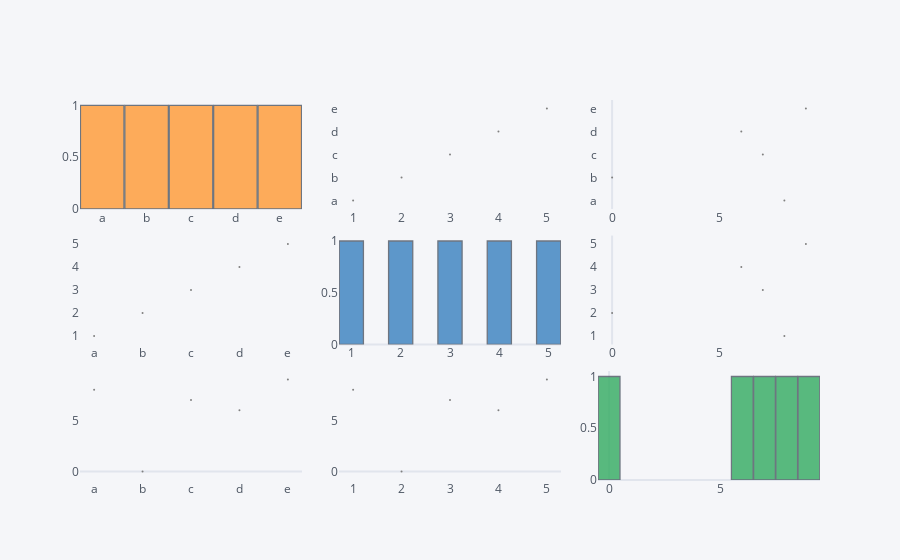

The cell this chart's notebook holds for it:
### Code cell
df1.scatter_matrix()

### Figure 1 — Plotly figure (JSON) as saved in the notebook; plotly's stock layout.template omitted (floating-point values rounded to 4 significant figures)
{"data": [{"histfunc": "count", "histnorm": "", "marker": {"color": "rgba(255, 153, 51, 1.0)", "line": {"color": "#4D5663", "width": 1.3}}, "name": "x", "nbinsx": 10, "opacity": 0.8, "orientation": "v", "type": "histogram", "x": ["a", "b", "c", "d", "e"], "xaxis": "x", "yaxis": "y"}, {"line": {"color": "rgba(128, 128, 128, 1.0)", "dash": "solid", "shape": "linear", "width": 1.3}, "marker": {"size": 2, "symbol": "circle"}, "mode": "markers", "name": "x", "text": "", "type": "scatter", "x": [1, 2, 3, 4, 5], "xaxis": "x2", "y": ["a", "b", "c", "d", "e"], "yaxis": "y2"}, {"line": {"color": "rgba(128, 128, 128, 1.0)", "dash": "solid", "shape": "linear", "width": 1.3}, "marker": {"size": 2, "symbol": "circle"}, "mode": "markers", "name": "x", "text": "", "type": "scatter", "x": [8, 0, 7, 6, 9], "xaxis": "x3", "y": ["a", "b", "c", "d", "e"], "yaxis": "y3"}, {"line": {"color": "rgba(128, 128, 128, 1.0)", "dash": "solid", "shape": "linear", "width": 1.3}, "marker": {"size": 2, "symbol": "circle"}, "mode": "markers", "name": "y", "text": "", "type": "scatter", "x": ["a", "b", "c", "d", "e"], "xaxis": "x4", "y": [1, 2, 3, 4, 5], "yaxis": "y4"}, {"histfunc": "count", "histnorm": "", "marker": {"color": "rgba(55, 128, 191, 1.0)", "line": {"color": "#4D5663", "width": 1.3}}, "name": "y", "nbinsx": 10, "opacity": 0.8, "orientation": "v", "type": "histogram", "x": [1, 2, 3, 4, 5], "xaxis": "x5", "yaxis": "y5"}, {"line": {"color": "rgba(128, 128, 128, 1.0)", "dash": "solid", "shape": "linear", "width": 1.3}, "marker": {"size": 2, "symbol": "circle"}, "mode": "markers", "name": "y", "text": "", "type": "scatter", "x": [8, 0, 7, 6, 9], "xaxis": "x6", "y": [1, 2, 3, 4, 5], "yaxis": "y6"}, {"line": {"color": "rgba(128, 128, 128, 1.0)", "dash": "solid", "shape": "linear", "width": 1.3}, "marker": {"size": 2, "symbol": "circle"}, "mode": "markers", "name": "z", "text": "", "type": "scatter", "x": ["a", "b", "c", "d", "e"], "xaxis": "x7", "y": [8, 0, 7, 6, 9], "yaxis": "y7"}, {"line": {"color": "rgba(128, 128, 128, 1.0)", "dash": "solid", "shape": "linear", "width": 1.3}, "marker": {"size": 2, "symbol": "circle"}, "mode": "markers", "name": "z", "text": "", "type": "scatter", "x": [1, 2, 3, 4, 5], "xaxis": "x8", "y": [8, 0, 7, 6, 9], "yaxis": "y8"}, {"histfunc": "count", "histnorm": "", "marker": {"color": "rgba(50, 171, 96, 1.0)", "line": {"color": "#4D5663", "width": 1.3}}, "name": "z", "nbinsx": 10, "opacity": 0.8, "orientation": "v", "type": "histogram", "x": [8, 0, 7, 6, 9], "xaxis": "x9", "yaxis": "y9"}], "layout": {"autosize": true, "bargap": 0.02, "legend": {"bgcolor": "#F5F6F9", "font": {"color": "#4D5663"}}, "paper_bgcolor": "#F5F6F9", "plot_bgcolor": "#F5F6F9", "showlegend": false, "title": {"font": {"color": "#4D5663"}}, "xaxis": {"anchor": "y", "autorange": true, "domain": [0, 0.3], "gridcolor": "#E1E5ED", "range": [-0.5, 4.5], "showgrid": false, "tickfont": {"color": "#4D5663"}, "title": {"font": {"color": "#4D5663"}, "text": ""}, "type": "category", "zerolinecolor": "#E1E5ED"}, "xaxis2": {"anchor": "y2", "autorange": true, "domain": [0.35, 0.65], "gridcolor": "#E1E5ED", "range": [0.7244, 5.276], "showgrid": false, "tickfont": {"color": "#4D5663"}, "title": {"font": {"color": "#4D5663"}, "text": ""}, "type": "linear", "zerolinecolor": "#E1E5ED"}, "xaxis3": {"anchor": "y3", "autorange": true, "domain": [0.7, 1], "gridcolor": "#E1E5ED", "range": [-0.62, 9.62], "showgrid": false, "tickfont": {"color": "#4D5663"}, "title": {"font": {"color": "#4D5663"}, "text": ""}, "type": "linear", "zerolinecolor": "#E1E5ED"}, "xaxis4": {"anchor": "y4", "autorange": true, "domain": [0, 0.3], "gridcolor": "#E1E5ED", "range": [-0.2756, 4.276], "showgrid": false, "tickfont": {"color": "#4D5663"}, "title": {"font": {"color": "#4D5663"}, "text": ""}, "type": "category", "zerolinecolor": "#E1E5ED"}, "xaxis5": {"anchor": "y5", "autorange": true, "domain": [0.35, 0.65], "gridcolor": "#E1E5ED", "range": [0.75, 5.25], "showgrid": false, "tickfont": {"color": "#4D5663"}, "title": {"font": {"color": "#4D5663"}, "text": ""}, "type": "linear", "zerolinecolor": "#E1E5ED"}, "xaxis6": {"anchor": "y6", "autorange": true, "domain": [0.7, 1], "gridcolor": "#E1E5ED", "range": [-0.62, 9.62], "showgrid": false, "tickfont": {"color": "#4D5663"}, "title": {"font": {"color": "#4D5663"}, "text": ""}, "type": "linear", "zerolinecolor": "#E1E5ED"}, "xaxis7": {"anchor": "y7", "autorange": true, "domain": [0, 0.3], "gridcolor": "#E1E5ED", "range": [-0.2756, 4.276], "showgrid": false, "tickfont": {"color": "#4D5663"}, "title": {"font": {"color": "#4D5663"}, "text": ""}, "type": "category", "zerolinecolor": "#E1E5ED"}, "xaxis8": {"anchor": "y8", "autorange": true, "domain": [0.35, 0.65], "gridcolor": "#E1E5ED", "range": [0.7244, 5.276], "showgrid": false, "tickfont": {"color": "#4D5663"}, "title": {"font": {"color": "#4D5663"}, "text": ""}, "type": "linear", "zerolinecolor": "#E1E5ED"}, "xaxis9": {"anchor": "y9", "autorange": true, "domain": [0.7, 1], "gridcolor": "#E1E5ED", "range": [-0.5, 9.5], "showgrid": false, "tickfont": {"color": "#4D5663"}, "title": {"font": {"color": "#4D5663"}, "text": ""}, "type": "linear", "zerolinecolor": "#E1E5ED"}, "yaxis": {"anchor": "x", "autorange": true, "domain": [0.7133, 1], "gridcolor": "#E1E5ED", "range": [0, 1.053], "showgrid": false, "tickfont": {"color": "#4D5663"}, "title": {"font": {"color": "#4D5663"}, "text": ""}, "zerolinecolor": "#E1E5ED"}, "yaxis2": {"anchor": "x2", "autorange": true, "domain": [0.7133, 1], "gridcolor": "#E1E5ED", "range": [-0.5519, 4.552], "showgrid": false, "tickfont": {"color": "#4D5663"}, "title": {"font": {"color": "#4D5663"}, "text": ""}, "type": "category", "zerolinecolor": "#E1E5ED"}, "yaxis3": {"anchor": "x3", "autorange": true, "domain": [0.7133, 1], "gridcolor": "#E1E5ED", "range": [-0.5519, 4.552], "showgrid": false, "tickfont": {"color": "#4D5663"}, "title": {"font": {"color": "#4D5663"}, "text": ""}, "type": "category", "zerolinecolor": "#E1E5ED"}, "yaxis4": {"anchor": "x4", "autorange": true, "domain": [0.3567, 0.6433], "gridcolor": "#E1E5ED", "range": [0.4481, 5.552], "showgrid": false, "tickfont": {"color": "#4D5663"}, "title": {"font": {"color": "#4D5663"}, "text": ""}, "type": "linear", "zerolinecolor": "#E1E5ED"}, "yaxis5": {"anchor": "x5", "autorange": true, "domain": [0.3567, 0.6433], "gridcolor": "#E1E5ED", "range": [0, 1.053], "showgrid": false, "tickfont": {"color": "#4D5663"}, "title": {"font": {"color": "#4D5663"}, "text": ""}, "zerolinecolor": "#E1E5ED"}, "yaxis6": {"anchor": "x6", "autorange": true, "domain": [0.3567, 0.6433], "gridcolor": "#E1E5ED", "range": [0.4481, 5.552], "showgrid": false, "tickfont": {"color": "#4D5663"}, "title": {"font": {"color": "#4D5663"}, "text": ""}, "type": "linear", "zerolinecolor": "#E1E5ED"}, "yaxis7": {"anchor": "x7", "autorange": true, "domain": [0, 0.2867], "gridcolor": "#E1E5ED", "range": [-1.242, 10.24], "showgrid": false, "tickfont": {"color": "#4D5663"}, "title": {"font": {"color": "#4D5663"}, "text": ""}, "type": "linear", "zerolinecolor": "#E1E5ED"}, "yaxis8": {"anchor": "x8", "autorange": true, "domain": [0, 0.2867], "gridcolor": "#E1E5ED", "range": [-1.242, 10.24], "showgrid": false, "tickfont": {"color": "#4D5663"}, "title": {"font": {"color": "#4D5663"}, "text": ""}, "type": "linear", "zerolinecolor": "#E1E5ED"}, "yaxis9": {"anchor": "x9", "autorange": true, "domain": [0, 0.2867], "gridcolor": "#E1E5ED", "range": [0, 1.053], "showgrid": false, "tickfont": {"color": "#4D5663"}, "title": {"font": {"color": "#4D5663"}, "text": ""}, "zerolinecolor": "#E1E5ED"}}}
